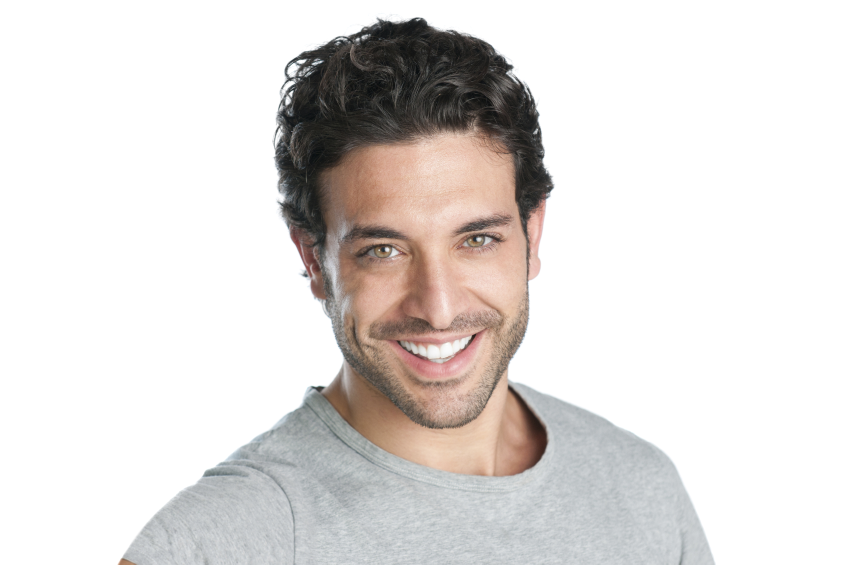
#> input picture smile.jpg, 1701 x 1129 px (shown at 1/2 size)
$ python main.py
#> lines starting #> are read from the running program, lines starting #| are printed output that depends on the picture; after the words box and inside, x2 and y2 are one past the last pixel; in counts of white or black regions, pixels touching at a corner belong together
import cv2
import os
import pathlib

# Load Haar Cascade XML files for face, eyes, and smile
face_cascade_path = pathlib.Path(cv2.__file__).parent.absolute() / "data/haarcascade_frontalface_default.xml"
eye_cascade_path = pathlib.Path(cv2.__file__).parent.absolute() / "data/haarcascade_eye.xml"
smile_cascade_path = pathlib.Path(cv2.__file__).parent.absolute() / "data/haarcascade_smile.xml"

face_cascade = cv2.CascadeClassifier(str(face_cascade_path))
eye_cascade = cv2.CascadeClassifier(str(eye_cascade_path))
smile_cascade = cv2.CascadeClassifier(str(smile_cascade_path))

# Specify the file path (image or video)
file_path = "smile.jpg"  # Replace with your image or video file

# Check if the file exists
if not os.path.exists(file_path):
    print(f"Error: File not found at {file_path}")
else:
    # Check file extension to decide processing
    if file_path.lower().endswith(('.mp4', '.avi', '.mov', '.mkv')):  # Video extensions
        camera = cv2.VideoCapture(file_path)
        while True:
            ret, frame = camera.read()
            if not ret:
                print("End of video or unable to fetch frame.")
                break

            gray = cv2.cvtColor(frame, cv2.COLOR_BGR2GRAY)

            # Detect faces
            faces = face_cascade.detectMultiScale(
                gray,
                scaleFactor=1.1,
                minNeighbors=5,
                minSize=(30, 30),
                flags=cv2.CASCADE_SCALE_IMAGE
            )

            total_faces = len(faces)
            faces_with_features = 0

            for (x, y, width, height) in faces:
                cv2.rectangle(frame, (x, y), (x + width, y + height), (255, 255, 0), 2)

                # Region of interest (ROI) for eyes and smiles
                roi_gray = gray[y:y + height, x:x + width]
                roi_color = frame[y:y + height, x:x + width]

                # Detect eyes in the ROI
                eyes = eye_cascade.detectMultiScale(
                    roi_gray,
                    scaleFactor=1.1,
                    minNeighbors=5,
                    minSize=(20, 20),
                    flags=cv2.CASCADE_SCALE_IMAGE
                )

                # Detect smiles in the ROI
                smiles = smile_cascade.detectMultiScale(
                    roi_gray,
                    scaleFactor=1.7,
                    minNeighbors=20,
                    minSize=(25, 25),
                    flags=cv2.CASCADE_SCALE_IMAGE
                )

                # Check if at least one eye or smile is detected for this face
                if len(eyes) > 0 or len(smiles) > 0:
                    faces_with_features += 1

                for (ex, ey, ew, eh) in eyes:
                    cv2.rectangle(roi_color, (ex, ey), (ex + ew, ey + eh), (0, 255, 0), 2)

                for (sx, sy, sw, sh) in smiles:
                    cv2.rectangle(roi_color, (sx, sy), (sx + sw, sy + sh), (0, 0, 255), 2)

            # Calculate detection accuracy
            if total_faces > 0:
                accuracy = (faces_with_features / total_faces) * 100
            else:
                accuracy = 0

            print(f"Detection Accuracy: {accuracy:.2f}%")

            # Resize the frame
            resized_frame = cv2.resize(frame, (640, 480))  # Resize to 640x480

            cv2.imshow("Video Frame - Faces, Eyes, and Smiles", resized_frame)

            if cv2.waitKey(1) & 0xFF == ord('q'):
                break

        camera.release()

    elif file_path.lower().endswith(('.jpg', '.jpeg', '.png', '.bmp', '.tiff')):  # Image extensions
        image = cv2.imread(file_path)
#> image is the input picture: shape (1129, 1701, 3); mean B, G, R 217.7, 219.7, 223.6
        if image is None:
            print("Error: Unable to load the image. Check the file format.")
        else:
            gray = cv2.cvtColor(image, cv2.COLOR_BGR2GRAY)
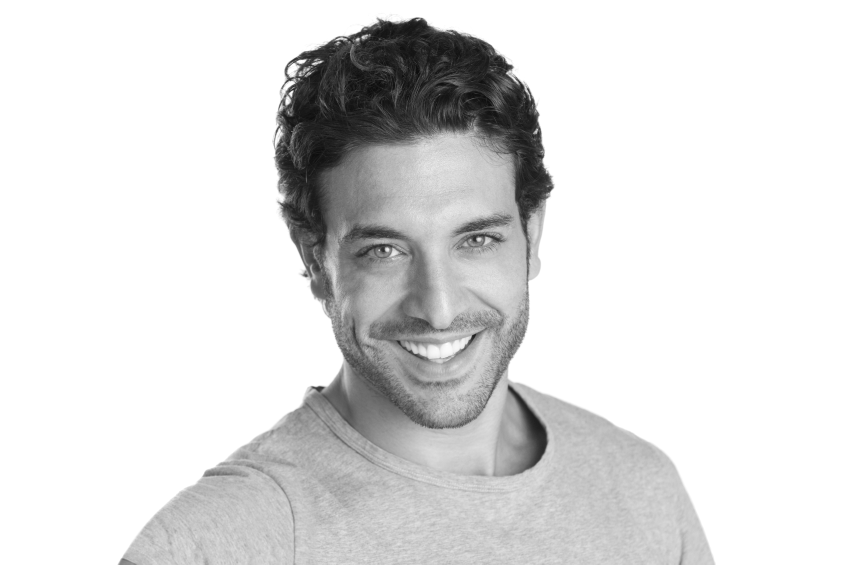
#> gray: shape (1129, 1701) (shown at 1/2 size); min 10, max 255, mean 220.7

            # Detect faces
            faces = face_cascade.detectMultiScale(
                gray,
                scaleFactor=1.1,
                minNeighbors=5,
                minSize=(30, 30),
                flags=cv2.CASCADE_SCALE_IMAGE
            )
#> faces = [[588, 269, 556, 556]]

            total_faces = len(faces)
#> total_faces = 1
            faces_with_features = 0

            for (x, y, width, height) in faces:
                cv2.rectangle(image, (x, y), (x + width, y + height), (255, 255, 0), 2)

                # Region of interest (ROI) for eyes and smiles
                roi_gray = gray[y:y + height, x:x + width]
                roi_color = image[y:y + height, x:x + width]

                # Detect eyes in the ROI
                eyes = eye_cascade.detectMultiScale(
                    roi_gray,
                    scaleFactor=1.1,
                    minNeighbors=5,
                    minSize=(20, 20),
                    flags=cv2.CASCADE_SCALE_IMAGE
                )

                # Detect smiles in the ROI
                smiles = smile_cascade.detectMultiScale(
                    roi_gray,
                    scaleFactor=1.7,
                    minNeighbors=20,
                    minSize=(25, 25),
                    flags=cv2.CASCADE_SCALE_IMAGE
                )

                # Check if at least one eye or smile is detected for this face
                if len(eyes) > 0 or len(smiles) > 0:
                    faces_with_features += 1

                for (ex, ey, ew, eh) in eyes:
                    cv2.rectangle(roi_color, (ex, ey), (ex + ew, ey + eh), (0, 255, 0), 2)

                for (sx, sy, sw, sh) in smiles:
                    cv2.rectangle(roi_color, (sx, sy), (sx + sw, sy + sh), (0, 0, 255), 2)
#> this loop made 1 pass
#> (x, y, width, height, eyes, faces_with_features) on pass 1: (588, 269, 556, 556, [[317, 163, 96, 96], [123, 189, 90, 90]], 1)
#> pass 1, `roi_gray = gray[y:y + height, x:x + width]`:
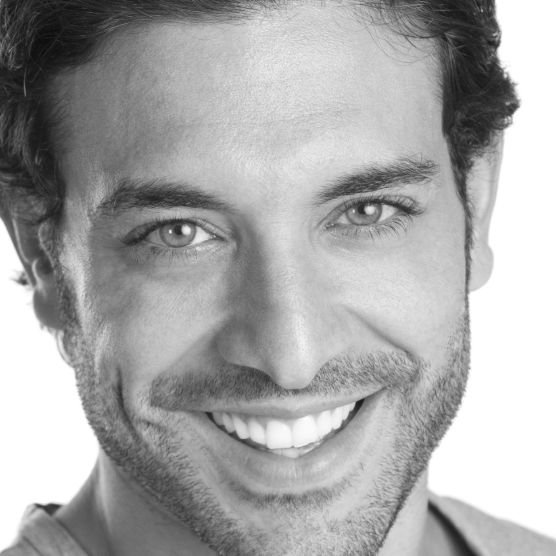
#> roi_gray: shape (556, 556); min 12, max 255, mean 168.1
#> pass 1, `roi_color = image[y:y + height, x:x + width]`:
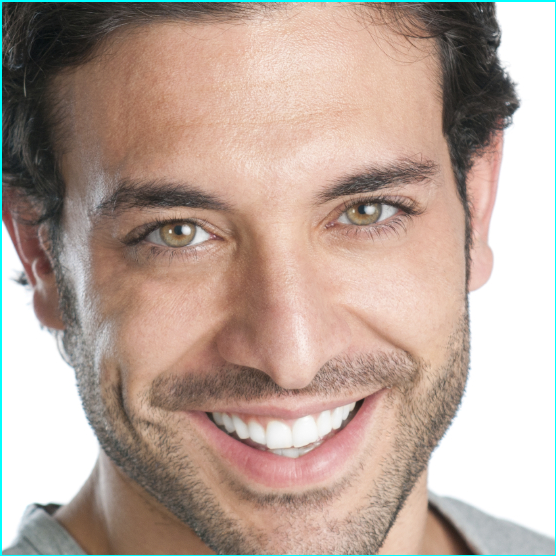
#> roi_color: shape (556, 556, 3); mean B, G, R 152.5, 163.5, 183.8
#> after the loop:
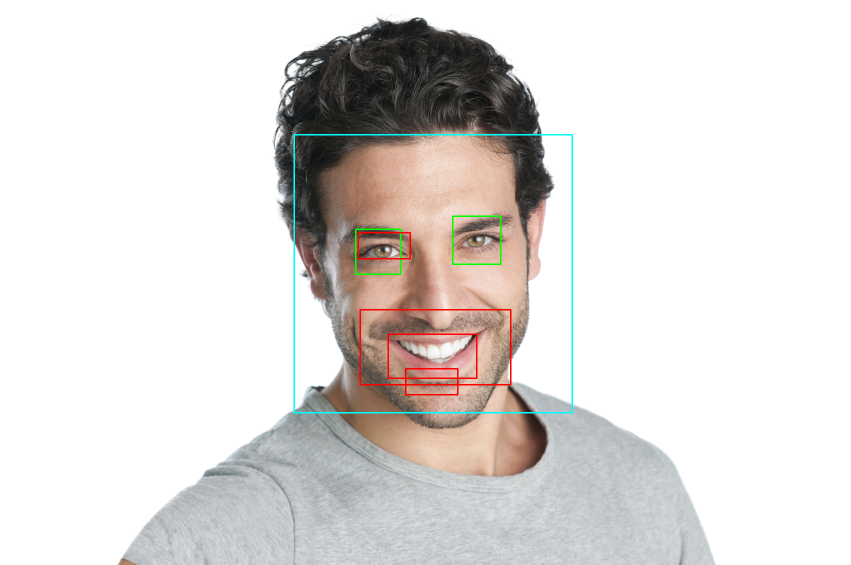
#> image: shape (1129, 1701, 3) (shown at 1/2 size); 0.78% of pixels changed, all inside (x1, y1, x2, y2) = (587, 268, 1146, 827)
#> after the loop:
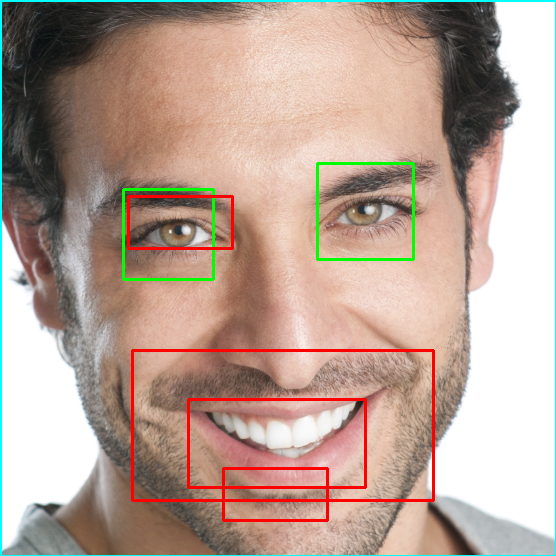
#> roi_color: shape (556, 556, 3); 2.69% of pixels changed, all inside (x1, y1, x2, y2) = (122, 162, 435, 522)
#> after the loop, faces_with_features = 1

            # Calculate detection accuracy
            if total_faces > 0:
                accuracy = (faces_with_features / total_faces) * 100
#> accuracy = 100
            else:
                accuracy = 0

            print(f"Detection Accuracy: {accuracy:.2f}%")
#| Detection Accuracy: 100.00%

            # Resize the image
            resized_image = cv2.resize(image, (640, 480))  # Resize to 640x480
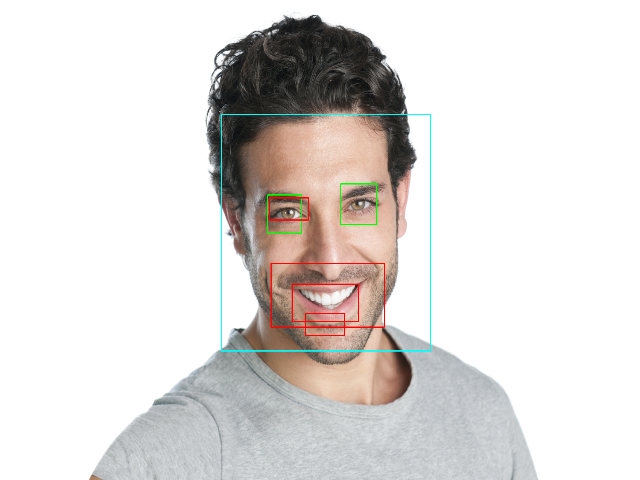
#> resized_image: shape (480, 640, 3); mean B, G, R 217.4, 219.7, 223

            cv2.imshow("Image - Faces, Eyes, and Smiles", resized_image)
            cv2.waitKey(0)  # Wait for a key press to close the window

    else:
        print("Error: Unsupported file format.")

cv2.destroyAllWindows()
